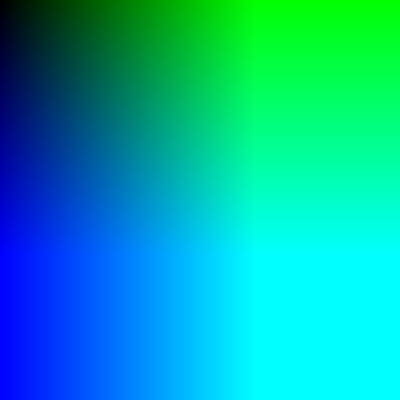
Frame 1 (no input)
Frame 60 (no input): identical to frame 1, image omitted
Frame 120 (the mouse pressed at the canvas centre since frame 60): identical to frame 1, image omitted

The p5.js sketch that drew this single still picture (run headless with seeded random() and noise() and a simulated clock; from frame 60 on, the mouse is pressed at the canvas centre):

// p5.js sketch
// ── sketch.js
function setup() {
  createCanvas(400, 400);
  
  // High dpi monitors mean more than one pixel per pixel.
  // This scales the pixels down back to 1:1
  pixelDensity(1);
}

function draw() {
  // Let's us manip. pixels and gives access to pixels[]
  loadPixels();
  
  for(let x = 0; x < width; x++) {
    for(let y = 0; y < height; y++) {
      // Multiply by 4 because pixels are stored [RGBA, RGBA, ...]
      let index = (x + y * width) * 4
      pixels[index+0] = 0;
      pixels[index+1] = x;
      pixels[index+2] = y;
      pixels[index+3] = 255;
    }
  }
  
  updatePixels();
}
